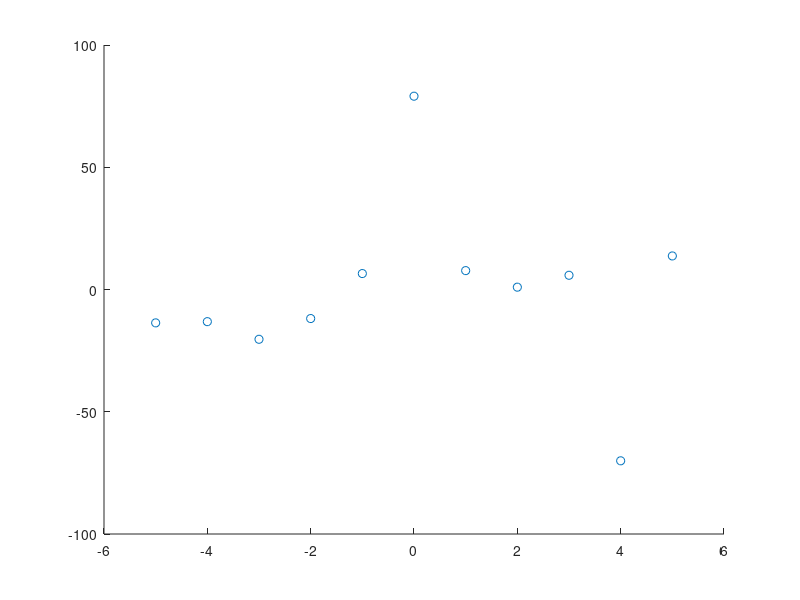

Source code (MATLAB): (Note: this script raises an error after producing the figure.)
% Linear fit with least square and least absolute error

slope=3; intercept=-2;
abscissa = (-5:5)'; m = length(abscissa);

WhiteNoise = 5*randn(m,1);
ordinates = slope*abscissa + intercept + WhiteNoise;

% outliers
GrossError=80;
ordinates(6)=ordinates(6)+GrossError;
ordinates(10)=ordinates(10)-GrossError;

%Plot on one figure 
hold on;

%Plot data points
plot(abscissa, ordinates, 'o')

% L^1 fit for slope and intercept
e = ones(m,1);
f = [0; 0; ones(m, 1)];
A = [[abscissa e -eye(m)]; [-abscissa -e -eye(m)]];
b = [ordinates; -ordinates];
LB = [-inf; -inf; zeros(m,1)];
X = linprog(f, A, b, [], [], LB); 

% Sample data to use with fit function
a = linspace(-10, 10, 1001);
l1 = plot(a, a * X(1) + X(2));

% Linear fit with least square error, solved by setting up a linear system:
Xls = [abscissa, e] \ ordinates; 
l2 = plot(a, a * Xls(1) + Xls(2), 'r-.');

% Actual plot
l3 = plot(a, a * slope + intercept, 'k--');

% Plot details
legend([l1, l2, l3], 'L^1', 'L^2', 'Actual Line')
title('L^1 and L^2 fitting of data')